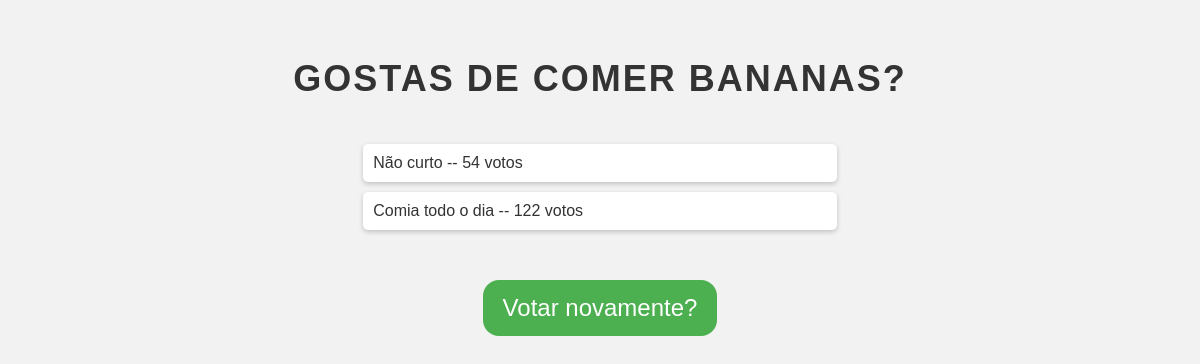
/votacao/3/resultados, run on an earlier commit of the app's database.
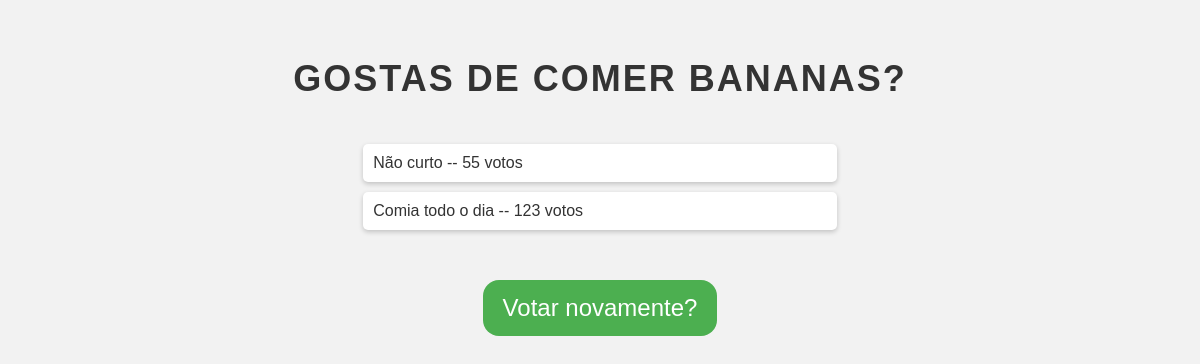
And on a later commit of the database.
### votacao/models.py (models this page shows, shortened)
class Questao(models.Model):
    questao_texto = models.CharField(max_length=200)
    pub_data = models.DateTimeField('data de publicacao')

class Opcao(models.Model):
    questao = models.ForeignKey(Questao, on_delete=models.CASCADE)
    opcao_texto = models.CharField(max_length=200)
    votos = models.IntegerField(default=0)

### votacao/views.py (the view)
# urls.py: path('<int:questao_id>/resultados', views.resultados, name='resultados'),
def resultados(request, questao_id):
    questao = get_object_or_404(Questao, pk=questao_id)
    return render(request, 'votacao/resultados.html', {'questao': questao})

### templates/votacao/resultados.html (shortened to what this page needs)
<!DOCTYPE html>
<html>
<head>
</head>
<body>
	<h1>{{ questao.questao_texto }}</h1>
	<ul>
		{% for opcao in questao.opcao_set.all %}
			<li>{{ opcao.opcao_texto }} -- {{ opcao.votos }} voto{{ opcao.votos|pluralize }}</li>
		{% endfor %}
	</ul>
	<a href="{% url 'votacao:detalhe' questao.id %}"><button>Votar novamente?</button></a>
</body>
</html>

### templates/votacao/resultados.html (style rules this page uses)
body { font-family: Arial, sans-serif; background-color: #f2f2f2; color: #333; display: flex; flex-direction: column; align-items: center; }
h1 { margin-top: 50px; text-align: center; font-size: 36px; font-weight: bold; text-transform: uppercase; letter-spacing: 2px; }
ul { width: 40%; list-style: none; padding: 0; margin: 20px 0; }
li { background-color: #fff; padding: 10px; margin-bottom: 10px; border-radius: 5px; box-shadow: 0px 2px 5px rgba(0, 0, 0, 0.2); }
button { background-color: #4CAF50; color: white; padding: 14px 20px; margin: 20px 0; border: none; border-radius: 16px; cursor: pointer; font-size: 24px; }

What changed in the data, as far as the page shows it:
changed Opcao "Não curto": votos "54" → "55"
changed Opcao "Comia todo o dia": votos "122" → "123"
